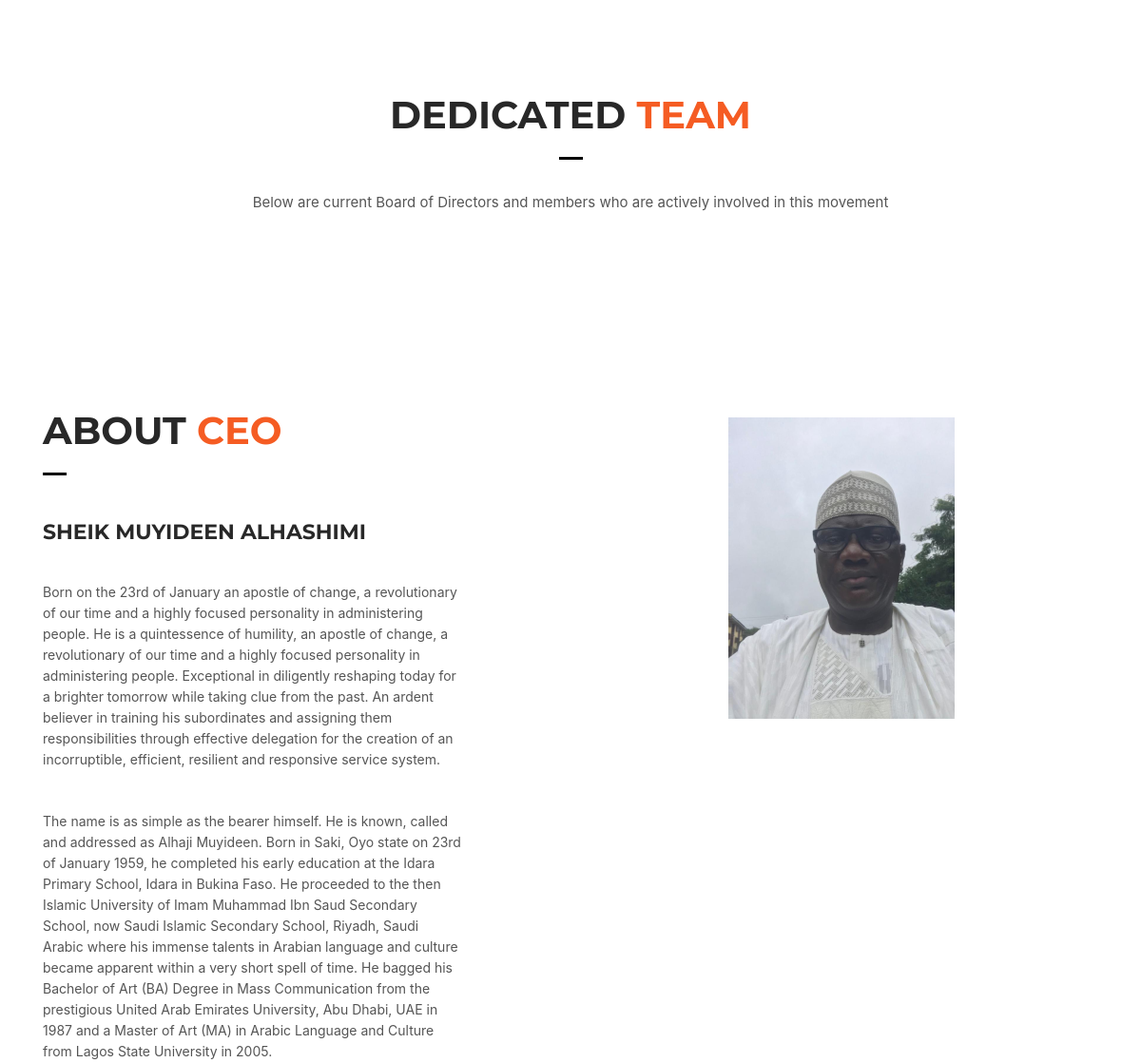
The app's page /about (middle part), older data.
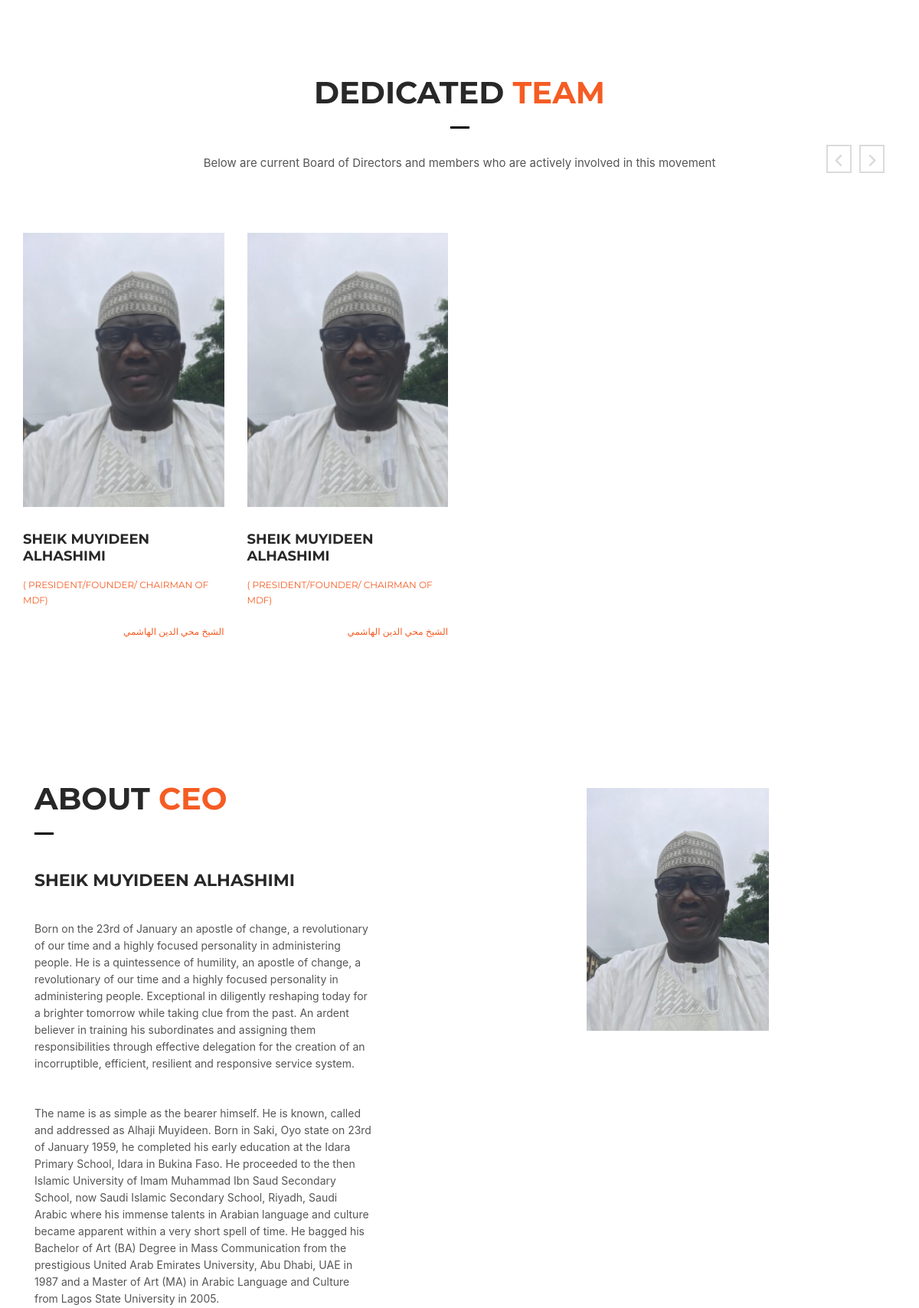
The same page, newer data.
### organisermangementapp/models.py (models this page shows, shortened)
class Team(models.Model):
    name = models.CharField(max_length=500)
    image = models.ImageField(upload_to="images", null=True, blank=True)
    position = models.CharField(max_length=1000, null=True, blank=True)
    arabic = models.CharField(max_length=1000, null=True, blank=True)

### organisermangementapp/views.py (the view)
# urls.py: path('about', views.about, name="about"),
def about(request):
    posts = Team.objects.all()
    context = {'posts': posts, }
    return render(request, 'about.html', context)

### organisermangementapp/templates/about.html (shortened to what the changed rows need)
{% load static %}
<!DOCTYPE html>
<html>
<head>
    <link rel="stylesheet" href='{% static "stylescss/responsive.css" %}'>
    	<link rel="stylesheet" href='{% static "styles/bootstrap.css" %}'>
        <link rel="stylesheet" href='{% static "styles/component.css" %}'>
        <link rel="stylesheet" href='{% static "styles/flaticon.css" %}'>
        <link rel="stylesheet" href='{% static "styles/style.css" %}'>
       <link rel="stylesheet" href='{% static "styles/hover.css" %}'>
        <link rel="stylesheet" href='{% static "styles/revolution-slider.css" %}'>
        <link rel="stylesheet" href='{% static "styles/animate.css" %}'>
        <link rel="stylesheet" href='{% static "styles/font-awesome.css" %}'>
         <link rel="stylesheet" href='{% static "styles/owl.css" %}'>
          <link rel="stylesheet" href='{% static "styles/responsive.css" %}'>
    	<link rel="stylesheet" href="https://cdn.jsdelivr.net/npm/bootstrap@4.3.1/dist/css/bootstrap.min.css">
       	<link rel="stylesheet" href="https://cdnjs.cloudflare.com/ajax/libs/font-awesome/6.3.0/css/all.min.css" />
</head>
<body>
    <div class="page-wrapper">
        <section class="team-seciton pad-top">
            <div class="container">
                <div class="section-title text-center">
                    <h2>dedicated <span>team</span></h2>
                </div>
                <div class="row">
                    <div class="teamcarosule">
                          {% for post in posts %}
                        <div class="team-item">
                                <div class="single-item wow fadeInUp">
                                    <div class="img-holder">
                                       <figure><a href="{%url 'home'%}"><img src="{% static 'images/team/founder.png'%}" alt="Images"></a></figure>
                                    </div>
                                    <div class="text">
                                        <h4><a href="{%url 'team'%}"> {{post.name}}</a></h4>
                                        <p>{{post.position}}</p>
                                        <p id="arabic-text" style="text-align: right">{{post.arabic}}</p>
                                   </div>
                                </div>
                            </div>
                         {% endfor %}
                        </div>
                    </div>
            </div>
        </section>
            <section class="video-seciton">
                <div class="container">
                    <div class="row">
                        <div class="col-md-6 col-sm-6 col-xs-12">
                            <div class="single-item">
                                <h2>About <span>CEO</span></h2>
                            </div>
                        </div>
                    </div>
                    <br>
                </div>
            </section>
{% include "footer.html" %}html>

Row changes from the older to the newer data that the page shows:
added Team: name "SHEIK MUYIDEEN ALHASHIMI", position "( PRESIDENT/FOUNDER/ CHAIRMAN OF MDF)", arabic "الشيخ محي الدين الهاشمي"
added Team: name "SHEIK MUYIDEEN ALHASHIMI", position "( PRESIDENT/FOUNDER/ CHAIRMAN OF MDF)", arabic "الشيخ محي الدين الهاشمي"
